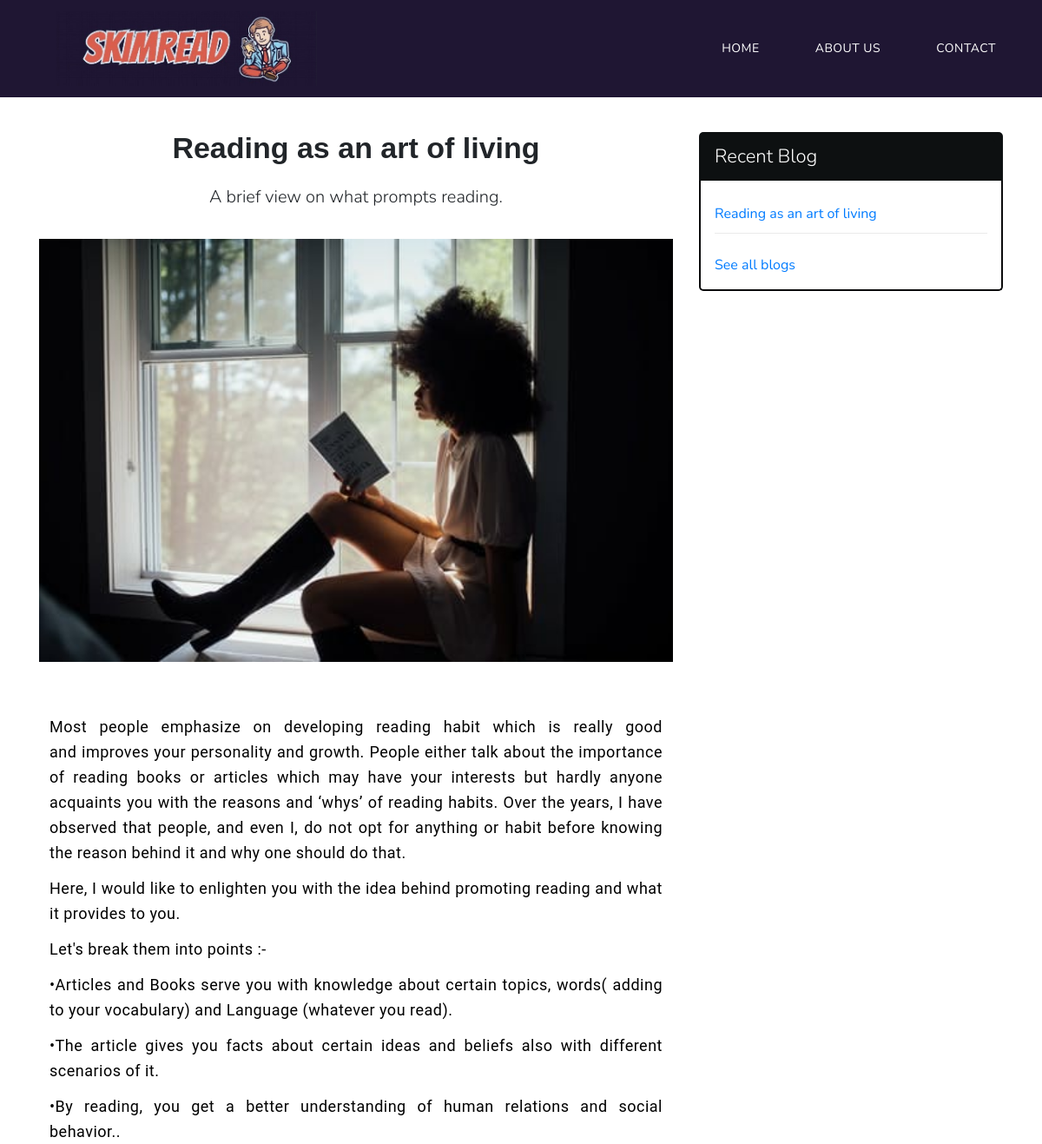
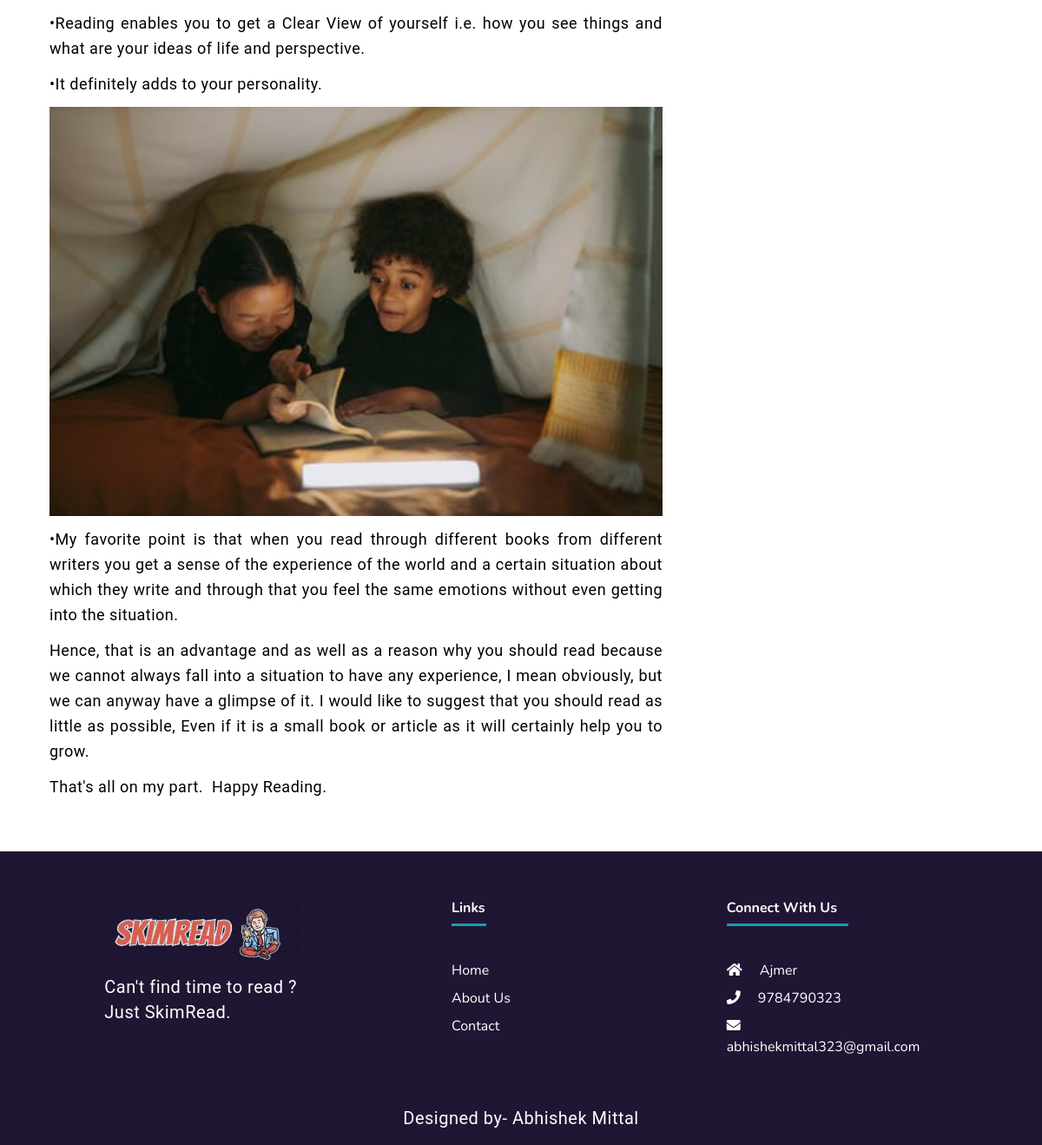
Screenshot of /Reading as an art of living with the database file from the repository (2 pictures, top to bottom).
### blog/models.py (models this page shows, shortened)
class BlogPost(models.Model):
    title = models.CharField( max_length=50)
    writer = models.CharField(max_length=50)
    thumbnail = models.ImageField( upload_to='images/')
    excerpt = models.CharField( max_length=150)
    content = models.TextField()
    featured = models.BooleanField(default = False)
    date_created = models.DateTimeField( default=datetime.now, blank=True)

### skimread/views.py (the view)
# urls.py: path("<str:title>",views.view_blog, name='view_blog'),
def view_blog(request, title):
    blog_title = title.replace('-',' ')
    blog = BlogPost.objects.filter(title__iexact = blog_title).first()
    FeaturedBlogs = BlogPost.objects.filter(featured=True)
    return render(request, 'view_blog.html',{'blog': blog,'featureds':FeaturedBlogs});

### templates/view_blog.html (shortened to what this page needs)
{% load static %}
<!DOCTYPE html>
<html lang="en">
<head>
    <link rel="stylesheet" href="{% static 'css/viewblog.css'%}">
    <link rel="stylesheet" href="{% static 'css/home.css'%}">
    <link rel="stylesheet" href="https://maxcdn.bootstrapcdn.com/bootstrap/4.0.0/css/bootstrap.min.css"
>
    <link rel="stylesheet" href="https://cdnjs.cloudflare.com/ajax/libs/font-awesome/5.15.3/css/all.min.css" />
    <link rel="stylesheet" href="https://cdnjs.cloudflare.com/ajax/libs/animate.css/3.3.0/animate.css">
    <link rel="stylesheet" media="screen and (max-width: 1150px)" href="{% static 'css/phone.css'%}">
    <link rel="stylesheet" href="{% static 'css/home.css'%}">
    <link rel="stylesheet" href="{% static 'css/viewblog.css'%}">
</head>
<body>
     <header>
      <nav class="navbar navbar-expand-lg navbar-dark container-fluid fixed-top" style="background-color : #1f1633;">
        <div class="container">
          <a class="navbar-brand" href="{% url 'home'%}"><img src="{% static 'images/logo1.jpeg'%}" alt="SkimRead" width="300" style="margin-left : 20px;"></a>
          <div class="collapse navbar-collapse" id="navbarSupportedContent">
            <ul class="navbar-nav ml-auto float-right text-right">
              <li class="nav-item">
                <a class="nav-link ml-5" aria-current="page" href="{% url 'home'%}">Home</a>
              </li>
              <li class="nav-item">
                <a class="nav-link ml-5" href="{% url 'about-us'%}">About us</a>
              </li>
              <li class="nav-item">
                <a class="nav-link ml-5" href="{% url 'contact'%}">Contact</a>
              </li>
            </ul>
          </div>
        </div>
      </nav>
    </header>
    <div class="container my-5 pt-5">
        <div class="row">
            <div class="col-md-8 col-sm-12 col-xs-12 wow fadeInLeft">
                <br>
                <h1>{{blog.title}}</h1>
                <h3 style="text-align:center;">{{blog.excerpt}}</h3>
                <br>
                <div class="post-thumbnail">
                    {% if blog.thumbnail %}
                    <img src="/media/{{blog.thumbnail}}"alt="No blog matching your search." height="100%" width="100%">
                    {% else %}
                    <img src="{% static 'images/error404.png'%}"alt="No blog matching your search." height="100%" width="100%">
                    {% endif %}
                </div>
                <br>
                <br>
                <div class="content">
                    {{ blog.content|safe }}
                </div>
            </div>
            <div class="col-md-4 col-sm-12 com-xs-12 mt-5 pt-2 wow fadeInRight">
                <div class="sidebar-block">
                    <div class="sidebar-tittle">
                        <h4 class="sidebar-tittle">Recent Blog</h4>
                    </div>
                    <div class="sidebar-desc">
                        {% for featured in featureds%}
                        <ul class="recent-postlists">
                            <li>
                                <a href="{% url 'view_blog' featured.title|slugify %}">{{featured.title}}</a>
                            </li>
                        </ul>
                        {% endfor %}
                        <br>
                        <a href="{% url 'home'%}" style="text-decoration : none;">See all blogs</a>
                    </div>
                </div>
            </div>
        </div>
    </div>
    <footer class="page-footer pt-2" style=" color: white; bottom:0;">
        <div class="container text-center text-md-left mt-5">
            <div class="row">
                <div class="col-md-3 mx-auto mb-4">
                    <a class="navbar-brand" href="{% url 'home'%}"><img src="{% static 'images/logo1.jpeg'%}" alt="SkimRead" width="200"></a>
                    <p class="mt-2" style="color:white;">Can't find time to read ? Just SkimRead.</p>
                </div>
                <div class="col-md-2 mx-auto mb-4">
                    <h6 class="font-weight-bold ">Links</h6>
                    <hr class="bg-info mb-4 mt-0 d-inline-block mx-auto" style="width: 40px; height: 2px;">
                    <ul class="list-unstyled">
                        <li class="my-2"><a href="{% url 'home'%}">Home</a></li>
                        <li class="my-2"><a href="{% url 'about-us'%}">About Us</a></li>
                        <li class="my-2"><a href="{% url 'contact'%}">Contact</a></li>
                    </ul>
                </div>
                <div class="col-md-3 mx-auto mb-4">
                    <h6 class="font-weight-bold ">Connect With Us</h6>
                    <hr class="bg-info mb-4 mt-0 d-inline-block mx-auto" style="width: 140px; height: 2px;">
                    <ul class="list-unstyled">
                        <li class="my-2"><i class="fas fa-home mr-3"></i> Ajmer</li>
                        <li class="my-2"><i class="fas fa-phone mr-3"></i> 9784790323</li>
                        <li class="my-2" ><i class="fas fa-envelope mr-3"></i> abhishekmittal323@gmail.com</li>
                    </ul>
                </div>
            </div>
        </div>
        <div class="footer-copyright text-center py-1">
            <p style="color:white;"> Designed by- Abhishek Mittal
            </p>
        </div>
    </footer>
</body>
</html>

### static/css/viewblog.css (style rules this page uses)
h1 { font-family: "Poppins", sans-serif; font-size: 34px; font-weight: 600; line-height: 1.2; margin-bottom: 20px; margin-top: 30px; text-align: center; }
.content p { text-align: justify; color: black; font-weight: normal; }
p { font-family: 'Roboto', sans-serif; font-size: 20px; font-weight: 400; margin: 12px; }
.sidebar-block { margin-bottom: 2em; }
.sidebar-block .sidebar-tittle { padding: 7px 9px; margin: 0px; font-size: 22px; background: #0d1011; border-radius: 5px 5px 0px 0px; color: #fff; }
.sidebar-block .sidebar-desc { border: 2px solid #0b0b0c; padding: 16px; border-top: none; border-radius: 0px 0px 5px 5px; }
.sidebar-block .sidebar-desc ul { list-style: none; padding: 0; margin: 0; }
.sidebar-block .sidebar-desc ul li { display: flex; align-items: flex-start; padding: 10px 0px; border-bottom: 1px solid #eaeaea; }
.sidebar-desc .recent-postlists a:link { text-decoration: none; }
@media all and (max-width: 1201px) { .post-thumbnail img { width: 100%; } }
@media all and (max-width: 1201px) { img { width:100%; } }

### static/css/home.css (style rules this page uses)
* { margin: 0; padding: 0; box-sizing: border-box; }
body { background: #fff; font-family: 'Nunito', sans-serif; }
h1,h2,h3,h4,h5,h6 { font-weight: 300; }
h1 { font-size: 50px; font-weight: 500px; line-height: 50px; }
h3 { font-size: 20px; font-weight: 200px; line-height: 32px; }
h4 { color: #505050; font-size: 18px; line-height: 28px; }
p { color: #757575; font-size: 16px; font-weight: 300; line-height: 29px; letter-spacing: .50px; }
.navbar .navbar-brand { font-weight: normal; font-size: 25px; color: white; display:block; }
.navbar .navbar-nav .nav-link { font-weight: normal; font-size: 14px; letter-spacing: .5px; text-transform: uppercase; transition: all-ease-in 0.4s; color: white; }
.navbar .navbar-nav .nav-link::after { content: ""; display: block; width: 0; height: 2px; background: transparent; transition: width 0.3s ease, background-color 0.3s ease; }
.navbar img { display: block; position:relative; margin-left: auto; margin-right: auto; object-fit: cover; }
.page-footer { background-color: #1f1633; width:100%; margin:0; padding:0; }
.page-footer .my-2 a { text-decoration: none; color:white; }
.page-footer li { color:white; }
@media screen and (max-width:1250px) { .navbar img { width:300px; } }

### rows the page displays
BlogPost: title "Reading as an art of living", excerpt "A brief view on what prompts reading.", thumbnail (picture), content "Most people emphasize on developing reading habit which is really good and improves your personality and growth. People either talk about the importance of reading books or articles which may have your interests but hardly anyone acquaints you with the reasons and ‘whys’ of reading habits. Over the years, I have observed that people, and even I, do not opt for anything or habit before knowing the reason behind it and why one should do that. Here, I would like to enlighten you with the idea behind promoting reading and what it provides to you. Let's break them into points :- •Articles and Books serve you with knowledge about certain topics, words( adding to your vocabulary) and Language…", content (picture)
